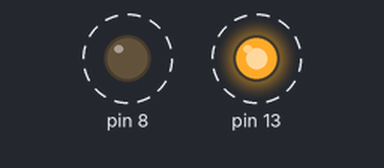
The sketch below on a simulated Arduino Uno, built with avr-gcc and run on an emulated ATmega328P. Parts: output pins drawn as LEDs (lit = HIGH). Dashed ring = blinking.

Above: at 0.5 s.
Timing chart, 0 to 4.6 s (numbered marks = the images above):
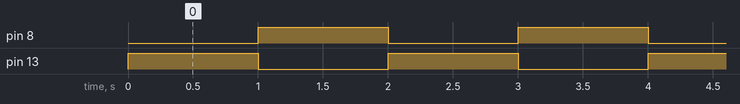

Measured:
- by itself, pin 8, pin 13: alternates HIGH for 1.0 s and LOW for 1.0 s

The sketch:

altLED.ino
```cpp
void setup() {
  // put your setup code here, to run once:
  pinMode(13, OUTPUT);
  pinMode(8, OUTPUT);
}

void loop() {
  // put your main code here, to run repeatedly:
  digitalWrite(13, HIGH);
  digitalWrite(8, LOW);
  delay(1000);
  digitalWrite(8, HIGH);
  digitalWrite(13, LOW);
  delay(1000);
}
```
